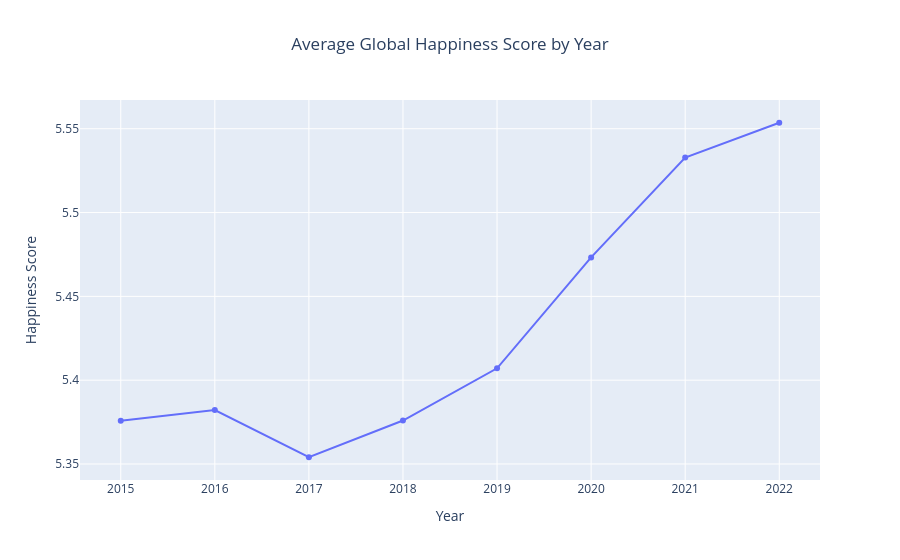

Notebook code cell kept with this figure:
### Markdown cell above
## GDP vs Happiness

This scatter plot examines the relationship between GDP per capita and happiness.

### Key Insight:
There is a strong positive relationship between GDP per capita and happiness, indicating that wealthier countries tend to report higher happiness scores.

However, the variation in points suggests that GDP alone does not fully explain happiness, highlighting the importance of other social and institutional factors.

### Code cell
#avg happiness over time 
year_avg = df.groupby("Year", as_index=False)["Happiness Score"].mean()

fig = px.line(
    year_avg,
    x="Year",
    y="Happiness Score",
    markers=True,
    title="Average Global Happiness Score by Year"
)

fig.update_layout(title_x=0.5)
fig.show()

### Figure 1 — Plotly figure (JSON) as saved in the notebook; plotly's stock layout.template omitted (floating-point values rounded to 4 significant figures)
{"data": [{"hovertemplate": "Year=%{x}<br>Happiness Score=%{y}<extra></extra>", "legendgroup": "", "line": {"color": "#636efa", "dash": "solid"}, "marker": {"symbol": "circle"}, "mode": "lines+markers", "name": "", "orientation": "v", "showlegend": false, "type": "scatter", "x": [2015, 2016, 2017, 2018, 2019, 2020, 2021, 2022], "xaxis": "x", "y": [5.376, 5.382, 5.354, 5.376, 5.407, 5.473, 5.533, 5.554], "yaxis": "y"}], "layout": {"legend": {"tracegroupgap": 0}, "title": {"text": "Average Global Happiness Score by Year", "x": 0.5}, "xaxis": {"anchor": "y", "domain": [0, 1], "title": {"text": "Year"}}, "yaxis": {"anchor": "x", "domain": [0, 1], "title": {"text": "Happiness Score"}}}}
